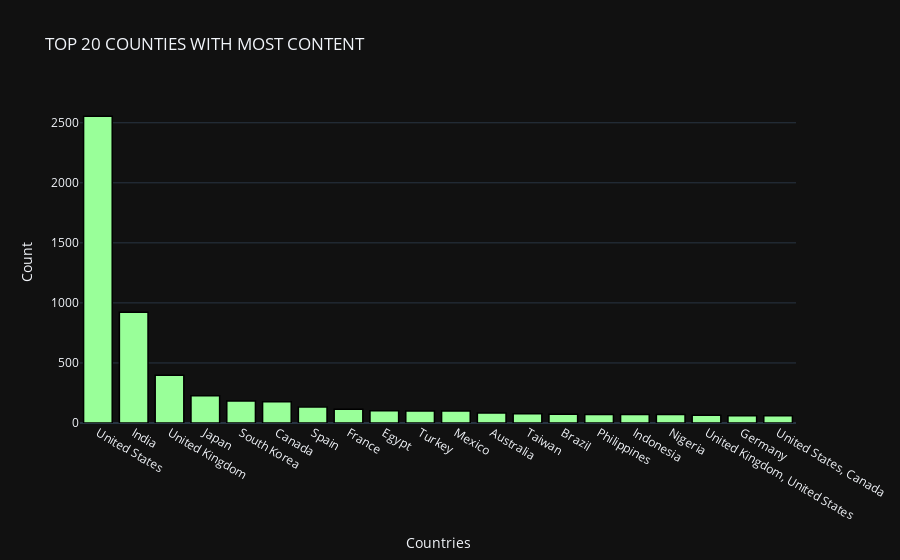

Source (notebook cell):
### Markdown cell above
# Top 20 Countries with Most Content

### Code cell
temp_df = df['country'].value_counts().reset_index()[:20]


# create trace1
trace1 = go.Bar(
                x = temp_df['index'],
                y = temp_df['country'],
                marker = dict(color = 'rgb(153,255,153)',
                              line=dict(color='rgb(0,0,0)',width=1.5)))
layout = go.Layout(template= "plotly_dark",title = 'TOP 20 COUNTIES WITH MOST CONTENT' , xaxis = dict(title = 'Countries'), yaxis = dict(title = 'Count'))
fig = go.Figure(data = [trace1], layout = layout)
fig.show()

### Figure 1 — Plotly figure (JSON) as saved in the notebook; plotly's stock layout.template omitted (floating-point values rounded to 4 significant figures)
{"data": [{"marker": {"color": "rgb(153,255,153)", "line": {"color": "rgb(0,0,0)", "width": 1.5}}, "type": "bar", "x": ["United States", "India", "United Kingdom", "Japan", "South Korea", "Canada", "Spain", "France", "Egypt", "Turkey", "Mexico", "Australia", "Taiwan", "Brazil", "Philippines", "Indonesia", "Nigeria", "United Kingdom, United States", "Germany", "United States, Canada"], "y": [2555, 923, 397, 226, 183, 177, 134, 115, 101, 100, 100, 83, 78, 72, 71, 70, 70, 64, 61, 60]}], "layout": {"title": {"text": "TOP 20 COUNTIES WITH MOST CONTENT"}, "xaxis": {"title": {"text": "Countries"}}, "yaxis": {"title": {"text": "Count"}}}}
